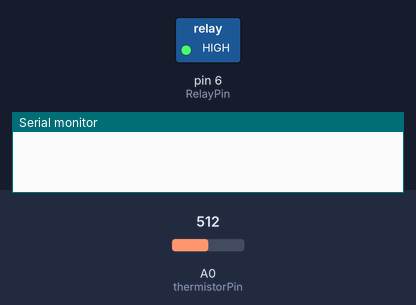
A sketch run on a simulated Arduino Uno, built with avr-gcc and run on an emulated ATmega328P. Parts: switched loads named in the sketch (green lamp = pin HIGH), the last lines printed to the serial monitor. The inputs (shaded band) are chosen by the test bench; at power-on: A0 (thermistorPin) = 512.

Above: at 0.2 s.
At 125.51 s:
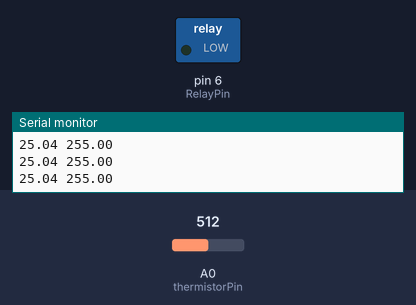
Timing chart, 0 to 127.1 s (numbered marks = the images above):
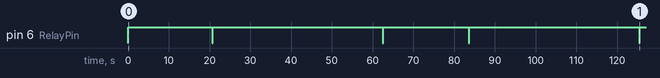

The sketch:

thermistor_temp.ino
```cpp
#include <PID_v1.h>


#define RelayPin 6

//Heater related


//Define Variables we'll be connecting to

double Setpoint, Input, Output;

//Specify the links and initial tuning parameters

PID myPID(&Input, &Output, &Setpoint,15,5,0, DIRECT);

int WindowSize = 255;
unsigned long windowStartTime;

int period = 1000;
unsigned long serial_time = 0;


//===============================================================================
//  Constants
//===============================================================================
//Thermistor related:

/* Here we have a few constants that make editing the code easier. I will go
   through them one by one.

   A reading from the ADC might give one value at one sample and then a little
   different the next time around. To eliminate noisy readings, we can sample
   the ADC pin a few times and then average the samples to get something more
   solid. This constant is utilized in the readThermistor function.
   */
const int    SAMPLE_NUMBER      = 10;

/* In order to use the Beta equation, we must know our other resistor
   within our resistor divider. If you are using something with large tolerance,
   like at 5% or even 1%, measure it and place your result here in ohms. */
const double BALANCE_RESISTOR   = 100000.0;

// This helps calculate the thermistor's resistance (check article for details).
const double MAX_ADC            = 1023.0;

/* This is thermistor dependent and it should be in the datasheet, or refer to the
   article for how to calculate it using the Beta equation.
   I had to do this, but I would try to get a thermistor with a known
   beta if you want to avoid empirical calculations. */
const double BETA               = 4267.0;

/* This is also needed for the conversion equation as "typical" room temperature
   is needed as an input. */
const double ROOM_TEMP          = 298.15;   // room temperature in Kelvin

/* Thermistors will have a typical resistance at room temperature so write this
   down here. Again, needed for conversion equations. */
const double RESISTOR_ROOM_TEMP = 100000.0;

//===============================================================================
//  Variables
//===============================================================================
// Here is where we will save the current temperature
double currentTemperature = 0;

//===============================================================================
//  Pin Declarations
//===============================================================================
//Inputs:
int thermistorPin = 0;  // Where the ADC samples the resistor divider's output

//Outputs:

//===============================================================================
//  Initialization
//===============================================================================
void setup()
{

  pinMode(RelayPin, OUTPUT);

  windowStartTime = millis();

  //initialize the variables we're linked to
  Setpoint = 100.0;

  //set limit for the heater power
  myPID.SetOutputLimits(0, WindowSize);

  //turn the PID on
  myPID.SetMode(AUTOMATIC);


  // Set the port speed for serial window messages
  Serial.begin(9600);
}

//===============================================================================
//  Main
//===============================================================================
void loop()
{
if(millis() >= serial_time + period){
  serial_time += period;
    Serial.print(currentTemperature);
    Serial.print(" ");
    Serial.println(Output);
}


  /* The main loop is pretty simple, it prints what the temperature is in the
     serial window. The heart of the program is within the readThermistor
     function. */

  currentTemperature = readThermistor();

  Input = currentTemperature;
  myPID.Compute();


  /************************************************
     turn the output pin on/off based on pid output
   ************************************************/
  unsigned long now = millis();
  if (now - windowStartTime > WindowSize)
  {
    //time to shift the Relay Window
    windowStartTime += WindowSize;
  }
  if (Output > now - windowStartTime) digitalWrite(RelayPin, HIGH);
  else digitalWrite(RelayPin, LOW);


  //delay(3000);
  /*****
  /* Here is how you can act upon a temperature that is too hot,
  too cold or just right.


  if (currentTemperature > 21.0 && currentTemperature < 24.0)
  {
    Serial.print("It is ");
    Serial.print(currentTemperature);
    Serial.println("C. Ahhh, very nice temperature.");
  }
  else if (currentTemperature >= 24.0)
  {
    Serial.print("It is ");
    Serial.print(currentTemperature);
    Serial.println("C. I feel like a hot tamale!");
  }
  else
  {
    Serial.print("It is ");
    Serial.print(currentTemperature);
    Serial.println("C. Brrrrrr, it's COLD!");
  }

  *****/
}

//===============================================================================
//  Functions
//===============================================================================
/////////////////////////////
////// readThermistor ///////
/////////////////////////////
/*
This function reads the analog pin as shown below. Converts voltage signal
to a digital representation with analog to digital conversion. However, this is
done multiple times so that we can average it to eliminate measurement errors.
This averaged number is then used to calculate the resistance of the thermistor.
After this, the resistance is used to calculate the temperature of the
thermistor. Finally, the temperature is converted to celsius. Please refer to
the allaboutcircuits.com article for the specifics and general theory of this
process.

Quick Schematic in case you are too lazy to look at the site :P

          (Ground) ----\/\/\/-------|-------\/\/\/---- V_supply
                     R_balance      |     R_thermistor
                                    |
                               Analog Pin
*/

double readThermistor()
{
  // variables that live in this function
  double rThermistor = 0;            // Holds thermistor resistance value
  double tKelvin     = 0;            // Holds calculated temperature
  double tCelsius    = 0;            // Hold temperature in celsius
  double adcAverage  = 0;            // Holds the average voltage measurement
  int    adcSamples[SAMPLE_NUMBER];  // Array to hold each voltage measurement

  /* Calculate thermistor's average resistance:
     As mentioned in the top of the code, we will sample the ADC pin a few times
     to get a bunch of samples. A slight delay is added to properly have the
     analogRead function sample properly */

  for (int i = 0; i < SAMPLE_NUMBER; i++)
  {
    adcSamples[i] = analogRead(thermistorPin);  // read from pin and store
    delay(10);        // wait 10 milliseconds
  }

  /* Then, we will simply average all of those samples up for a "stiffer"
     measurement. */
  for (int i = 0; i < SAMPLE_NUMBER; i++)
  {
    adcAverage += adcSamples[i];      // add all samples up . . .
  }
  adcAverage /= SAMPLE_NUMBER;        // . . . average it w/ divide

  /* Here we calculate the thermistor’s resistance using the equation
     discussed in the article. */
  rThermistor = BALANCE_RESISTOR * ( (MAX_ADC / adcAverage) - 1);

  /* Here is where the Beta equation is used, but it is different
     from what the article describes. Don't worry! It has been rearranged
     algebraically to give a "better" looking formula. I encourage you
     to try to manipulate the equation from the article yourself to get
     better at algebra. And if not, just use what is shown here and take it
     for granted or input the formula directly from the article, exactly
     as it is shown. Either way will work! */
  tKelvin = (BETA * ROOM_TEMP) /
            (BETA + (ROOM_TEMP * log(rThermistor / RESISTOR_ROOM_TEMP)));

  /* I will use the units of Celsius to indicate temperature. I did this
     just so I can see the typical room temperature, which is 25 degrees
     Celsius, when I first try the program out. I prefer Fahrenheit, but
     I leave it up to you to either change this function, or create
     another function which converts between the two units. */
  tCelsius = tKelvin - 273.15;  // convert kelvin to celsius

  return tCelsius;    // Return the temperature in Celsius
}
```

Measured:
- by itself, pin 6 (RelayPin): LOW → HIGH at 0.10 s, → LOW 20.6 s later, → HIGH 0.10 s later, → LOW 41.7 s later, … (9 changes in this stretch)
- by itself, everything shown: repeats every 63.0 s, in 4 steps
